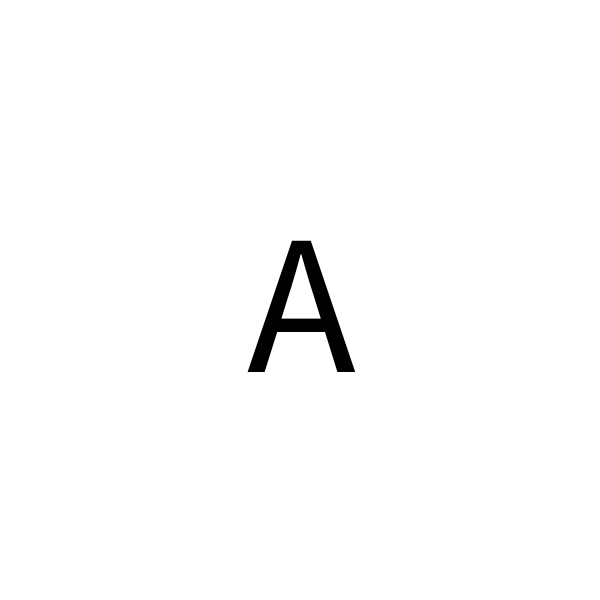
Frame 1 (no input)
Frame 60 (the mouse pressed at the canvas centre just before this capture): identical to frame 1, image omitted
Frame 120 (the mouse held since frame 60 and released just before this capture): identical to frame 1, image omitted

The Processing sketch that drew this single still picture (run headless with seeded random() and noise(); from frame 60 on, the mouse is pressed at the canvas centre):

// Processing sketch: KeyPressedTesting
// ── KeyPressedTesting.pde
int brightness = 0; //variable that indicates the brightness between 0 and 255
char c = 'A';//variable that contains the character pressed
int size = 200; //size of the text

void setup() {
  size(600, 600);//Sets the size of the window to 600px wide and 600px high
}
void draw() {
  background(255-brightness);//Sets the "brightness" of the background to the oposite of the variable brightness
  translate(width/2, height/2); //Translates the origin x, y coordinates to width/2 and height/2
  textAlign(CENTER, CENTER);//Sets the alignment of the text to the center
  if (keyPressed) { //If the key is pressed
    if (key>=33 && key<=254) { //Between the 33 and 254 of the ASCII code
      c = key; //Sets the variable to the key pressed
    }
    if (keyCode == LEFT) {//If the key pressed is the left arrow
      brightness--;//decreases the brightness
      brightness = constrain(brightness, 0, 255); //Contrains the brightness between 0 and 255
    }
    if (keyCode == UP) {//If the key pressed is the up arrow
      size++;//increases the text size
      size = constrain(size, 10, min(height, width)); //Contrains the textSize between 10 and the minimun between the height and wide
    }
    if (keyCode == RIGHT) {//If the key pressed is the right arrow
      brightness++;//increases the brightness
      brightness = constrain(brightness, 0, 255);//Contrains the brightness between 0 and 255
    }
    if (keyCode == DOWN) {//If the key pressed is the down arrow
      size--;//decreases the text size
      size = constrain(size, 10, min(height, width));//Contrains the textSize between 10 and the minimun between the height and wide
    }
  }
  
  textSize(size);//Sets the text size
  fill(brightness); //Sets the "fill" color with the brightness
  text(c, 0, 0); //Draws the character at the x=0, y=0
}
